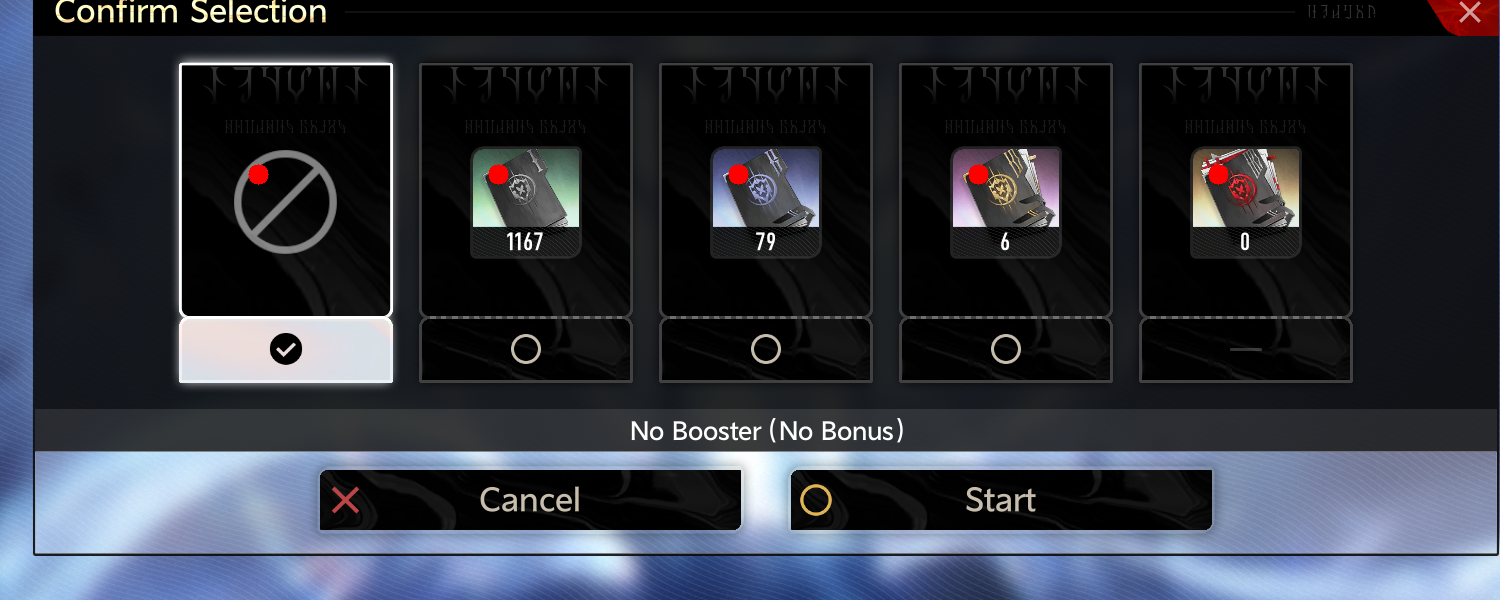
#> input picture assets/test_offsets.png, 1500 x 600 px
$ python -i templates.py   (imports and definitions only)
#> lines starting #> are read from the running program, lines starting #| are printed output that depends on the picture; after the words box and inside, x2 and y2 are one past the last pixel; in counts of white or black regions, pixels touching at a corner belong together
from __future__ import annotations

import os
from pathlib import Path
from typing import Optional, Sequence

import cv2

from dna.config import template_path

DEFAULT_SKILL_SCALES = [0.85, 0.92, 1.0, 1.08, 1.15]
DEFAULT_DEFENCE_SCALES = [0.85, 0.92, 1.0, 1.08, 1.15]
DEFAULT_HP_SCALES = [0.88, 0.95, 1.0, 1.05, 1.12]


class TemplateStore:
    def __init__(self):
        self._gray_cache: dict[str, object] = {}

    # [14 lines left out: function load_gray, not called in this run]

    def resolve_path(self, file_name: str) -> Optional[Path]:
        return template_path(file_name)


# [89 lines left out: functions max_template_score, max_template_score_multiscale, locate_best_template_multiscale, not called in this run]


def build_skill_variants(gray_img):
    variants = [("gray", gray_img)]

    eq = cv2.equalizeHist(gray_img)
    variants.append(("eq", eq))

    _, bin_180 = cv2.threshold(gray_img, 180, 255, cv2.THRESH_BINARY)
    _, bin_200 = cv2.threshold(gray_img, 200, 255, cv2.THRESH_BINARY)
    variants.append(("bin180", bin_180))
    variants.append(("bin200", bin_200))

    edge = cv2.Canny(gray_img, 60, 150)
    variants.append(("edge", edge))
    return variants

>>> import cv2
>>> picture = cv2.imread('../../assets/test_offsets.png', cv2.IMREAD_GRAYSCALE)
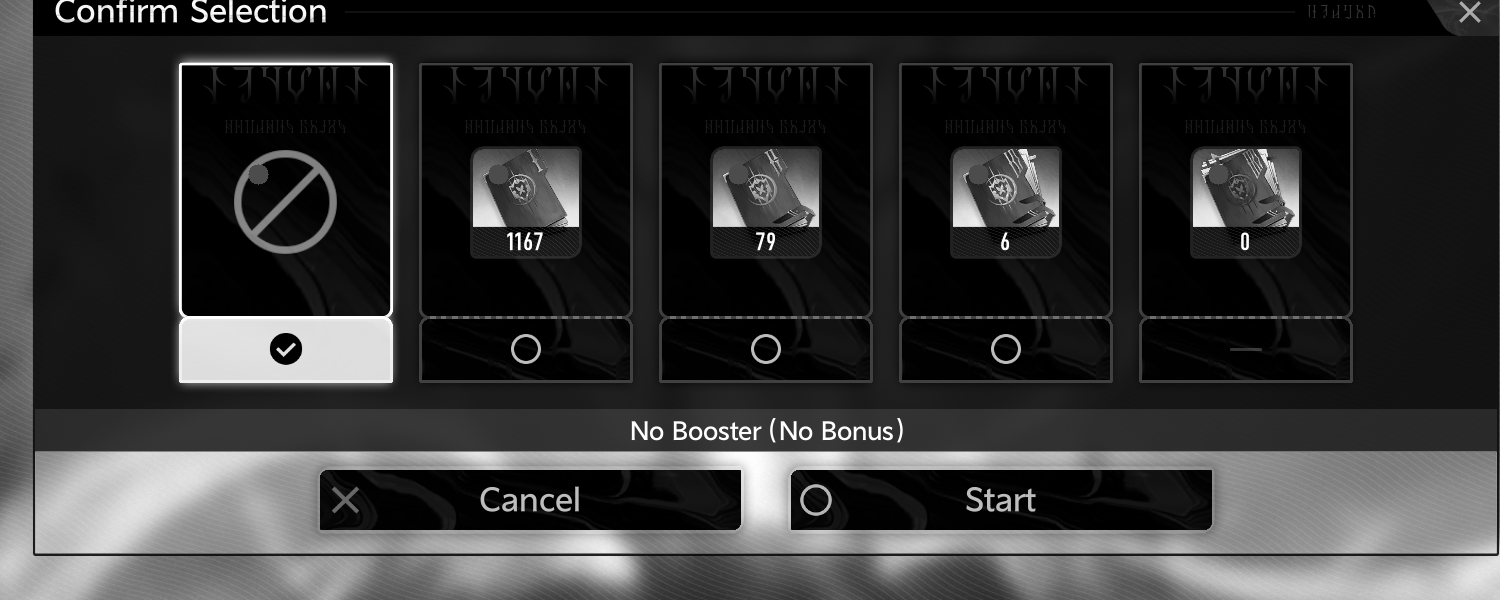
#> picture: shape (600, 1500); min 0, max 255, mean 52.8
>>> result = build_skill_variants(picture)
#> in build_skill_variants, `eq = cv2.equalizeHist(gray_img)`:
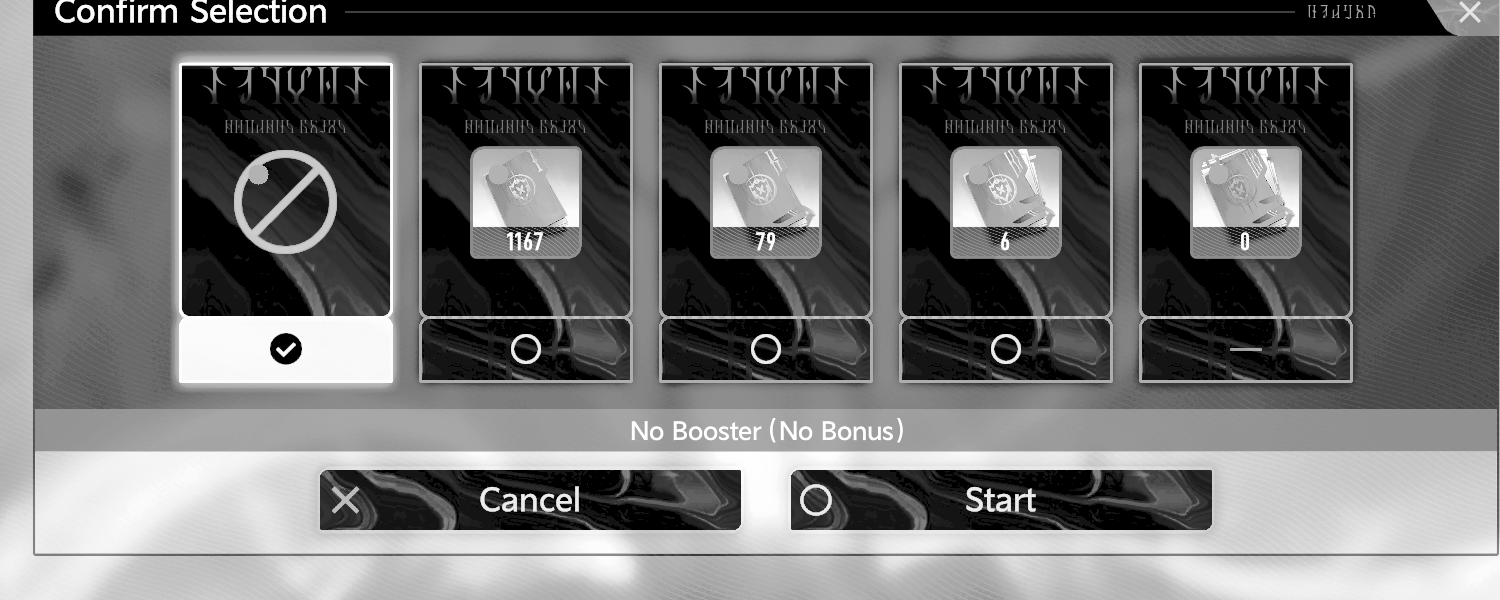
#> eq: shape (600, 1500); min 0, max 255, mean 108.4
#> in build_skill_variants, `_, bin_180 = cv2.threshold(gray_img, 180, 255, cv2.THRESH_BINARY)`:
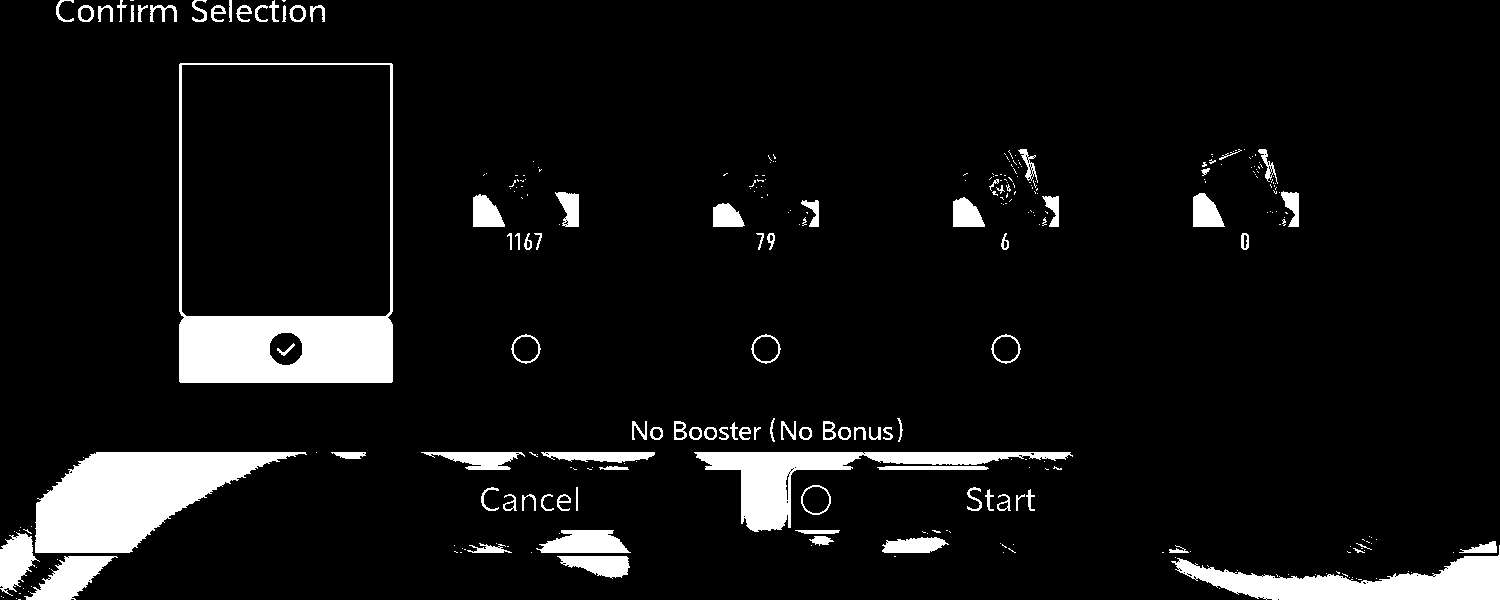
#> bin_180: shape (600, 1500); 7.5% white; 308 white regions (213 under 20 px), largest, box (x1, y1, x2, y2) and area: (179, 63, 393, 383) 15396, (35, 452, 307, 553) 15174, (1171, 545, 1500, 600) 8038
#> in build_skill_variants, `_, bin_200 = cv2.threshold(gray_img, 200, 255, cv2.THRESH_BINARY)`: bin_200: shape (600, 1500); 4.7% white; 258 white regions (190 under 20 px), largest, box (x1, y1, x2, y2) and area: (179, 63, 393, 383) 15381, (48, 452, 281, 553) 9490, (703, 452, 851, 526) 4414
#> in build_skill_variants, `edge = cv2.Canny(gray_img, 60, 150)`:
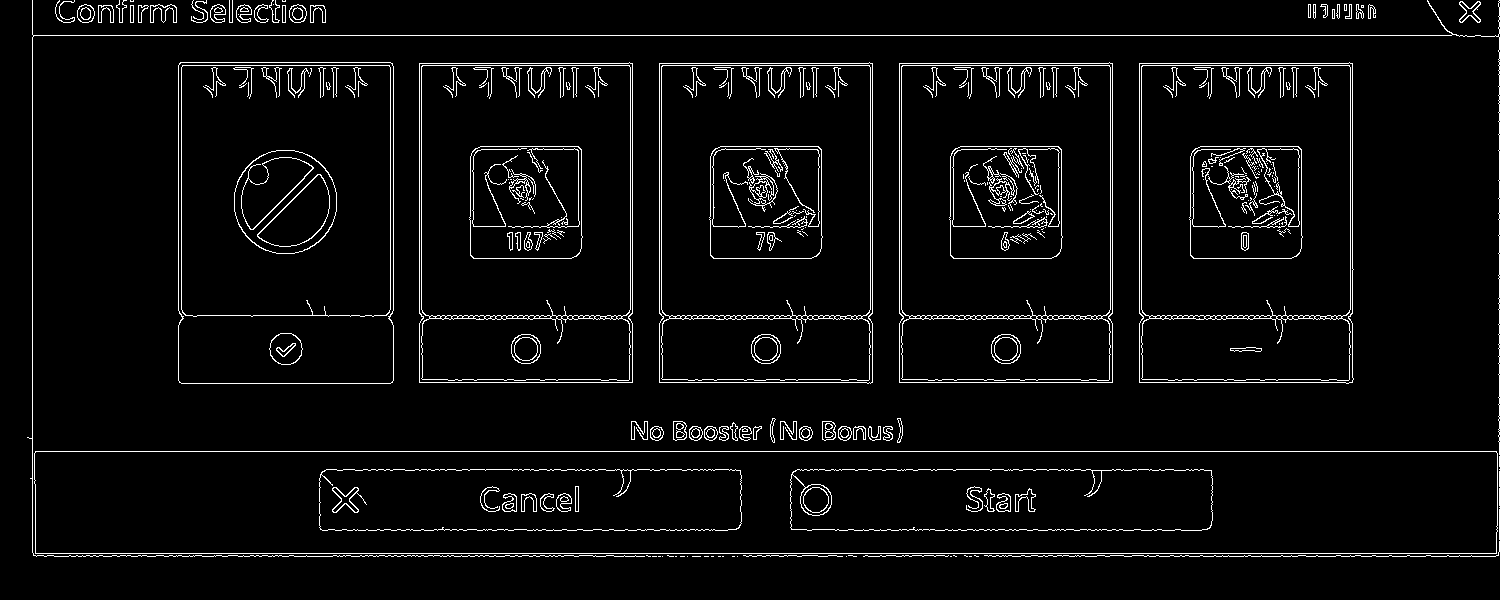
#> edge: shape (600, 1500); 4.4% white in thin lines or dots
#> result = 5 items

$ run again, on assets/confirm.png
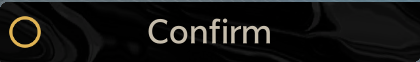
#> input picture assets/confirm.png, 420 x 62 px
#> in build_skill_variants, `_, bin_180 = cv2.threshold(gray_img, 180, 255, cv2.THRESH_BINARY)`:
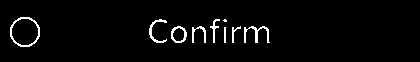
#> bin_180: shape (62, 420); 3.1% white in thin lines or dots, all inside (x1, y1, x2, y2) = (10, 17, 270, 47)
#> bin_200: shape (62, 420); every value is 0
#> in build_skill_variants, `edge = cv2.Canny(gray_img, 60, 150)`:
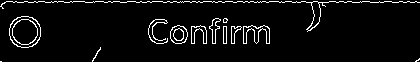
#> edge: shape (62, 420); 5.3% white in thin lines or dots
#> result = 5 items
